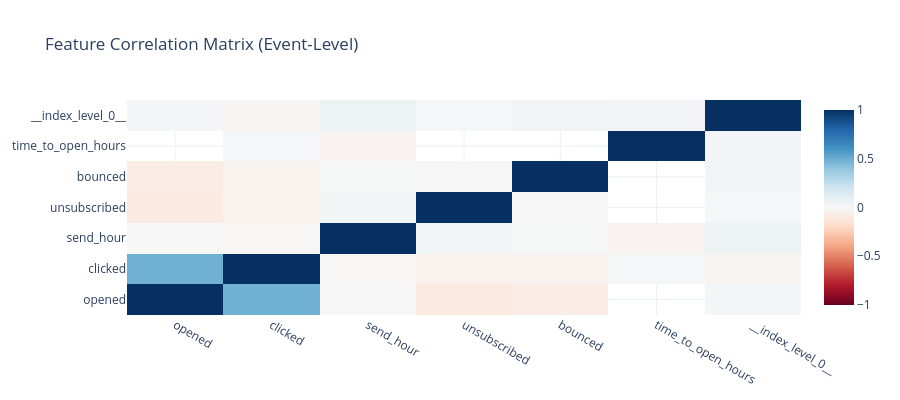

Here is the notebook cell this chart was saved with:
### Markdown cell above
## 1c.8 Correlation Matrix Analysis

**📊 Understanding Feature Relationships:**

This section shows feature-feature relationships in two complementary ways:
- **Correlation Matrix**: Numerical summary (r values)
- **Scatter Matrix**: Visual relationships with cohort overlay

| Correlation | Interpretation | Action |
|-------------|----------------|--------|
| `\|r\|` > 0.9 | Near-duplicate features | Remove one |
| `\|r\|` > 0.7 | Strong relationship | Consider combining |
| `\|r\|` < 0.3 | Weak/no relationship | Independent features |

### Code cell
# Correlation matrix for numeric event attributes
# Define analysis columns - exclude entity, time, target, and temporal metadata
numeric_event_cols = [c for c in df.select_dtypes(include=[np.number]).columns
                      if c not in [ENTITY_COLUMN, TIME_COLUMN, TARGET_COLUMN]
                      and c not in TEMPORAL_METADATA_COLS
                      and 'target' not in c.lower()]

excluded_cols = [c for c in df.select_dtypes(include=[np.number]).columns if c not in numeric_event_cols]

print(f"Correlation Analysis (event-level, n={len(df):,})")
print(f"  Included ({len(numeric_event_cols)}): {numeric_event_cols}")
print(f"  Excluded ({len(excluded_cols)}): {excluded_cols}")

if len(numeric_event_cols) >= 2:
    corr_matrix = df[numeric_event_cols].corr()
    fig = charts.heatmap(
        corr_matrix.to_numpy(), x_labels=numeric_event_cols, y_labels=numeric_event_cols,
        title="Feature Correlation Matrix (Event-Level)"
    )
    display_figure(fig)

    # High correlation pairs
    high_corr = []
    for i in range(len(numeric_event_cols)):
        for j in range(i+1, len(numeric_event_cols)):
            corr_val = corr_matrix.iloc[i, j]
            if abs(corr_val) > 0.7:
                high_corr.append((numeric_event_cols[i], numeric_event_cols[j], corr_val))

    if high_corr:
        print("\n⚠️ Highly correlated pairs (|r| > 0.7):")
        for c1, c2, r in sorted(high_corr, key=lambda x: abs(x[2]), reverse=True)[:5]:
            print(f"   {c1} ↔ {c2}: r={r:.2f}")

### Figure 1 — Plotly figure (JSON) as saved in the notebook; plotly's stock layout.template omitted (floating-point values rounded to 4 significant figures)
{"data": [{"colorscale": [[0.0, "rgb(103,0,31)"], [0.1, "rgb(178,24,43)"], [0.2, "rgb(214,96,77)"], [0.3, "rgb(244,165,130)"], [0.4, "rgb(253,219,199)"], [0.5, "rgb(247,247,247)"], [0.6, "rgb(209,229,240)"], [0.7, "rgb(146,197,222)"], [0.8, "rgb(67,147,195)"], [0.9, "rgb(33,102,172)"], [1.0, "rgb(5,48,97)"]], "type": "heatmap", "x": ["opened", "clicked", "send_hour", "unsubscribed", "bounced", "time_to_open_hours", "__index_level_0__"], "y": ["opened", "clicked", "send_hour", "unsubscribed", "bounced", "time_to_open_hours", "__index_level_0__"], "z": [[1.0, 0.4854, 0.001906, -0.09046, -0.07147, NaN, 0.0236], [0.4854, 1.0, -0.006373, -0.04391, -0.03469, 0.01146, -0.02459], [0.001906, -0.006373, 1.0, 0.02609, 0.003111, -0.02872, 0.05088], [-0.09046, -0.04391, 0.02609, 1.0, 0.00659, NaN, 0.01224], [-0.07147, -0.03469, 0.003111, 0.00659, 1.0, NaN, 0.02996], [NaN, 0.01146, -0.02872, NaN, NaN, 1.0, 0.02787], [0.0236, -0.02459, 0.05088, 0.01224, 0.02996, 0.02787, 1.0]], "zmid": 0}], "layout": {"height": 400, "title": {"text": "Feature Correlation Matrix (Event-Level)"}}}
